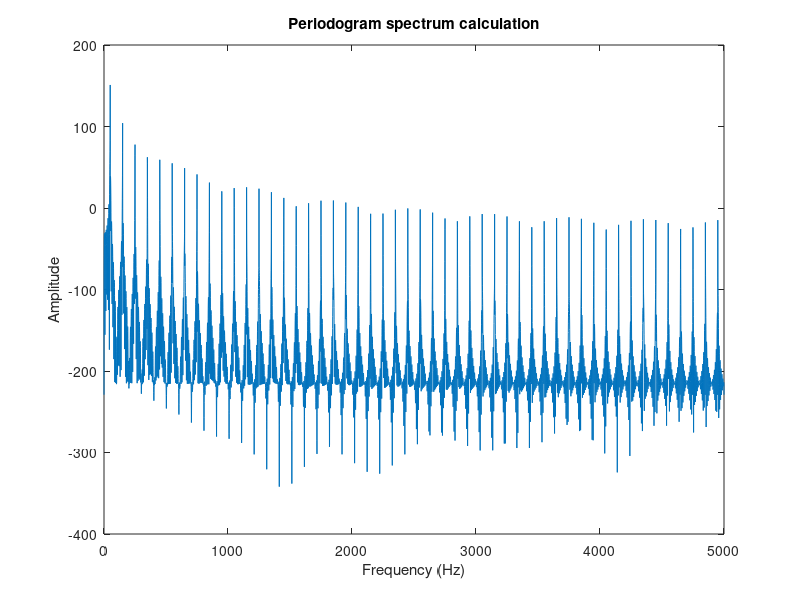

Recreate this plot in MATLAB.
delete(findall(0, 'Type', 'figure'));
clear;
close;
clc;

fs= 10000; % display frequency
% disp('hello');
t = 0:1/fs:1.5;
y = square(2*pi*50*t);
plot(t,y), axis([0 0.2 -1.2 1.2]);
xlabel('Time (sec)');
ylabel('Amplitude');
title('Square Periodic Wave');

NFFT = length(y); % nombre de points samples
F = ((0:1/NFFT:1-1/NFFT)*fs); % axe des frequences pour la FFT

% Fast Fourier Transform

FFTY =  fft(y, NFFT);
magnitudeFFTY = abs(FFTY);
dBmagnitudeFFTY = 20*log10(magnitudeFFTY);
plot(F, dBmagnitudeFFTY), axis([0 5000 -20 80]);
xlabel('Frequency (Hz)');
ylabel('Amplitude');
title('Fourier Transform of Square Wave');


% Pwelch transform
[amp_pwelch, w_pwelch] = pwelch(y);
pwelch_freq = w_pwelch/(2*pi)*fs;
db_amp_pwelch = 20*log(abs(amp_pwelch));
plot(pwelch_freq, db_amp_pwelch);
xlabel('Frequency (Hz)');
ylabel('Amplitude');
title('Pwelch spectrum calculation');


% Periodogram
[amp_periodogram, w_periodogram] = periodogram(y);
periodogram_freq = w_periodogram/(2*pi)*fs;
db_amp_periodogram = 20*log(abs(amp_periodogram));
plot(periodogram_freq, db_amp_periodogram);
xlabel('Frequency (Hz)');
ylabel('Amplitude');
title('Periodogram spectrum calculation');


